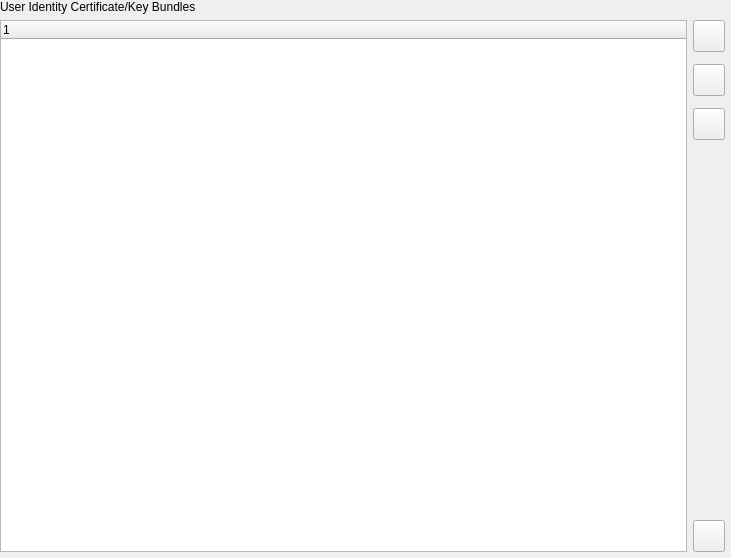
<?xml version="1.0" encoding="UTF-8"?>
<ui version="4.0">
 <class>QgsAuthIdentitiesEditor</class>
 <widget class="QWidget" name="QgsAuthIdentitiesEditor">
  <property name="geometry">
   <rect>
    <x>0</x>
    <y>0</y>
    <width>731</width>
    <height>558</height>
   </rect>
  </property>
  <property name="windowTitle">
   <string>Identity Certificates Editor</string>
  </property>
  <layout class="QVBoxLayout" name="verticalLayout">
   <property name="leftMargin">
    <number>0</number>
   </property>
   <property name="topMargin">
    <number>0</number>
   </property>
   <property name="rightMargin">
    <number>0</number>
   </property>
   <property name="bottomMargin">
    <number>0</number>
   </property>
   <item>
    <widget class="QLabel" name="lblIdentities">
     <property name="sizePolicy">
      <sizepolicy hsizetype="Preferred" vsizetype="Maximum">
       <horstretch>0</horstretch>
       <verstretch>0</verstretch>
      </sizepolicy>
     </property>
     <property name="text">
      <string>User Identity Certificate/Key Bundles</string>
     </property>
    </widget>
   </item>
   <item>
    <layout class="QGridLayout" name="gridLayout">
     <property name="horizontalSpacing">
      <number>0</number>
     </property>
     <property name="verticalSpacing">
      <number>6</number>
     </property>
     <item row="0" column="0">
      <widget class="QTreeWidget" name="treeWidgetIdentities">
       <property name="editTriggers">
        <set>QAbstractItemView::NoEditTriggers</set>
       </property>
       <property name="alternatingRowColors">
        <bool>true</bool>
       </property>
       <property name="selectionMode">
        <enum>QAbstractItemView::SingleSelection</enum>
       </property>
       <property name="selectionBehavior">
        <enum>QAbstractItemView::SelectRows</enum>
       </property>
       <column>
        <property name="text">
         <string notr="true">1</string>
        </property>
       </column>
      </widget>
     </item>
     <item row="0" column="1">
      <layout class="QVBoxLayout" name="verticalLayout_2">
       <property name="spacing">
        <number>12</number>
       </property>
       <property name="leftMargin">
        <number>6</number>
       </property>
       <property name="rightMargin">
        <number>6</number>
       </property>
       <property name="bottomMargin">
        <number>0</number>
       </property>
       <item>
        <widget class="QToolButton" name="btnAddIdentity">
         <property name="minimumSize">
          <size>
           <width>32</width>
           <height>32</height>
          </size>
         </property>
         <property name="text">
          <string/>
         </property>
         <property name="icon">
          <iconset resource="../../images/images.qrc">
           <normaloff>:/images/themes/default/symbologyAdd.png</normaloff>:/images/themes/default/symbologyAdd.png</iconset>
         </property>
         <property name="iconSize">
          <size>
           <width>20</width>
           <height>20</height>
          </size>
         </property>
        </widget>
       </item>
       <item>
        <widget class="QToolButton" name="btnRemoveIdentity">
         <property name="minimumSize">
          <size>
           <width>32</width>
           <height>32</height>
          </size>
         </property>
         <property name="text">
          <string/>
         </property>
         <property name="icon">
          <iconset resource="../../images/images.qrc">
           <normaloff>:/images/themes/default/symbologyRemove.png</normaloff>:/images/themes/default/symbologyRemove.png</iconset>
         </property>
         <property name="iconSize">
          <size>
           <width>20</width>
           <height>20</height>
          </size>
         </property>
        </widget>
       </item>
       <item>
        <widget class="QToolButton" name="btnInfoIdentity">
         <property name="minimumSize">
          <size>
           <width>32</width>
           <height>32</height>
          </size>
         </property>
         <property name="text">
          <string/>
         </property>
         <property name="icon">
          <iconset resource="../../images/images.qrc">
           <normaloff>:/images/themes/default/propertyicons/metadata.svg</normaloff>:/images/themes/default/propertyicons/metadata.svg</iconset>
         </property>
         <property name="iconSize">
          <size>
           <width>20</width>
           <height>20</height>
          </size>
         </property>
        </widget>
       </item>
       <item>
        <spacer name="verticalSpacer">
         <property name="orientation">
          <enum>Qt::Vertical</enum>
         </property>
         <property name="sizeHint" stdset="0">
          <size>
           <width>20</width>
           <height>40</height>
          </size>
         </property>
        </spacer>
       </item>
       <item>
        <widget class="QToolButton" name="btnViewRefresh">
         <property name="minimumSize">
          <size>
           <width>32</width>
           <height>32</height>
          </size>
         </property>
         <property name="text">
          <string/>
         </property>
         <property name="icon">
          <iconset resource="../../images/images.qrc">
           <normaloff>:/images/themes/default/mActionRefresh.png</normaloff>:/images/themes/default/mActionRefresh.png</iconset>
         </property>
         <property name="iconSize">
          <size>
           <width>20</width>
           <height>20</height>
          </size>
         </property>
        </widget>
       </item>
      </layout>
     </item>
     <item row="1" column="0" colspan="2">
      <widget class="QgsMessageBar" name="msgBar"/>
     </item>
    </layout>
   </item>
  </layout>
 </widget>
 <customwidgets>
  <customwidget>
   <class>QgsMessageBar</class>
   <extends>QFrame</extends>
   <header>qgsmessagebar.h</header>
   <container>1</container>
  </customwidget>
 </customwidgets>
 <resources>
  <include location="../../images/images.qrc"/>
 </resources>
 <connections/>
</ui>
